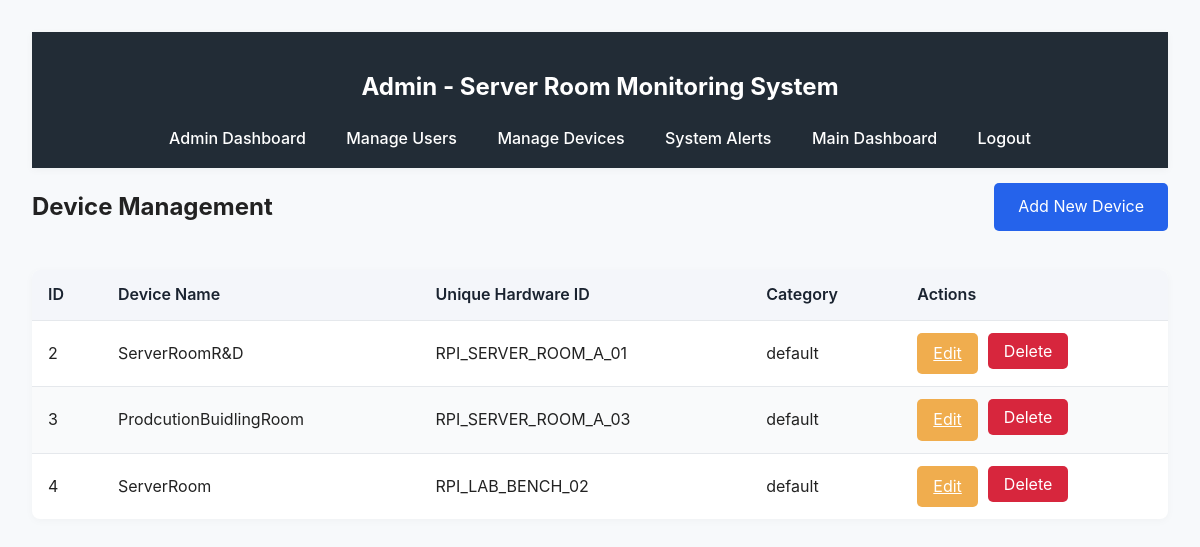
/admin/devices (signed in), run on the app's committed database.
### app/models.py (models this page shows, shortened)
class Device(db.Model):
    id = db.Column(db.Integer, primary_key=True)
    name = db.Column(db.String(120), nullable=False)
    unique_hardware_id = db.Column(db.String(120), unique=True, nullable=False)
    category = db.Column(db.String(120), default='default')
    temp_threshold_high = db.Column(db.Float)
    humidity_threshold_low = db.Column(db.Float)
    humidity_threshold_high = db.Column(db.Float)
    alert_on_water = db.Column(db.Boolean, default=True)
    voltage_threshold_low = db.Column(db.Float)
    voltage_threshold_high = db.Column(db.Float)
    temp_alert_status = db.Column(db.Boolean, default=False)
    humidity_alert_status = db.Column(db.Boolean, default=False)
    water_alert_status = db.Column(db.Boolean, default=False)
    voltage_alert_status = db.Column(db.Boolean, default=False)
    sensor_data = db.relationship('SensorData', backref='device', lazy='dynamic')
    alerts = db.relationship('AlertLog', backref='device', lazy='dynamic')

### app/admin.py (the view)
@bp.route('/devices')
@login_required
@admin_required
def devices():
    all_devices = Device.query.all()
    return render_template('admin/devices.html', devices=all_devices)

### app/auth.py (called while the page is built)
def admin_required(f):
    @wraps(f)
    def decorated_function(*args, **kwargs):
        if not current_user.is_authenticated or current_user.role != 'admin':
            abort(403) # Forbidden
        return f(*args, **kwargs)
    return decorated_function

@login.user_loader
def load_user(id):
    return User.query.get(int(id))

### app/templates/admin/devices.html (shortened to what this page needs)
{% extends 'admin/layout.html' %}
{% block content %}
  <div class="header-with-button">
    <h2>Device Management</h2>
    <a href="{{ url_for('admin.add_device') }}" class="button-primary">Add New Device</a>
  </div>
  <table class="user-table">
    <thead>
      <tr>
        <th>ID</th>
        <th>Device Name</th>
        <th>Unique Hardware ID</th>
        <th>Category</th>
        <th>Actions</th>
      </tr>
    </thead>
    <tbody>
  {% for device in devices %}
    <tr>
      <td>{{ device.id }}</td>
      <td>{{ device.name }}</td>
      <td>{{ device.unique_hardware_id }}</td>
      <td>{{ device.category }}</td>
      <td class="actions">
        <a href="{{ url_for('admin.edit_device', device_id=device.id) }}" class="button-edit">Edit</a>
        <form method="post" action="{{ url_for('admin.delete_device', device_id=device.id) }}" style="display:inline;">
          <button type="submit" class="button-delete" onclick="return confirm('Are you sure you want to delete this device? This may also delete its sensor data.');">Delete</button>
        </form>
      </td>
    </tr>
  {% else %}
    <tr>
      <td colspan="5">No devices found.</td>
    </tr>
  {% endfor %}
</tbody>
  </table>
{% endblock %}

### app/static/style.css (style rules this page uses)
body { font-family: -apple-system, BlinkMacSystemFont, "Segoe UI", Roboto, "Helvetica Neue", Arial, sans-serif; line-height: 1.6; background-color: #f7f9fb; margin: 0; color: #222; }
button, .button-primary, .button-edit, .button-delete { padding: 0.7rem 1.5rem; border: none; border-radius: 5px; cursor: pointer; font-family: inherit; font-size: 1rem; transition: background 0.2s, color 0.2s; }
button, .button-primary { background-color: #2563eb; color: white; text-decoration: none; }
.button-edit { background-color: #f0ad4e; color: white; padding: 0.5rem 1rem; }
.button-delete { background-color: #d7263d; color: white; padding: 0.5rem 1rem; }
.user-table { width: 100%; border-collapse: separate; border-spacing: 0; margin-top: 1rem; background: white; border-radius: 8px; overflow: hidden; box-shadow: 0 2px 8px rgba(0,0,0,0.03); }
.user-table th, .user-table td { border-bottom: 1px solid #e5e8ec; padding: 12px 16px; text-align: left; }
.user-table th { background-color: #f4f6fa; font-weight: 600; color: #1a2330; }
.user-table tr:last-child td { border-bottom: none; }
.user-table tr:nth-child(even) { background-color: #f9fafb; }
.header-with-button { display: flex; justify-content: space-between; align-items: center; margin-bottom: 1.5rem; }
td.actions { display: flex; gap: 10px; }

### data on the page
Device: id "2", name "ServerRoomR&D", unique_hardware_id "RPI_SERVER_ROOM_A_01", category "default"
Device: id "3", name "ProdcutionBuidlingRoom", unique_hardware_id "RPI_SERVER_ROOM_A_03", category "default"
Device: id "4", name "ServerRoom", unique_hardware_id "RPI_LAB_BENCH_02", category "default"
